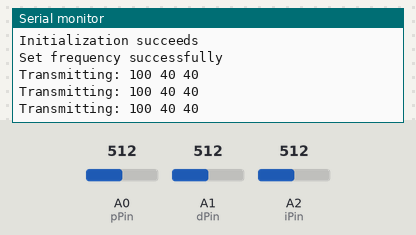
Recording of a sketch running on a simulated Arduino Uno, built with avr-gcc and run on an emulated ATmega328P. Parts: the last lines printed to the serial monitor. Inputs (shaded band) come from the test bench; at power-on: A0 (pPin) = 512, A1 (dPin) = 512, A2 (iPin) = 512. No radio packets arrive unless stated.

Above: at 1.3 s.
1.4 s: A0 (pPin) set to 716
At 2.3 s:
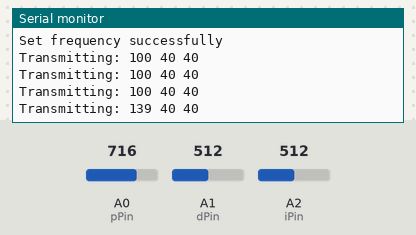
2.9 s: A1 (dPin) set to 716
At 3.4 s:
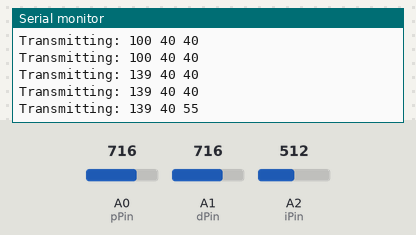
4.4 s: A2 (iPin) set to 716
At 5.1 s:
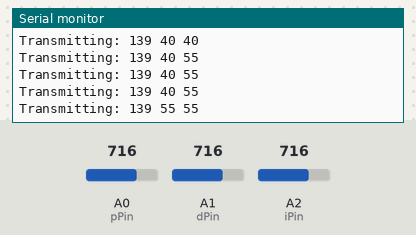
5.9 s: A0 (pPin) set to 900
At 5.9 s:
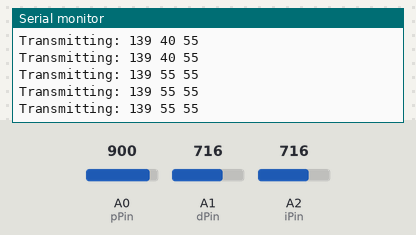
7.4 s: A1 (dPin) set to 900
At 7.9 s:
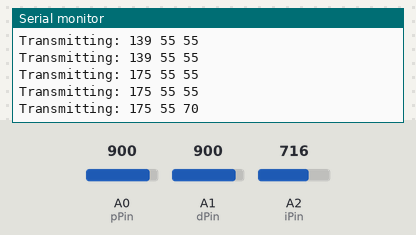
8.9 s: A2 (iPin) set to 900
At 9.6 s:
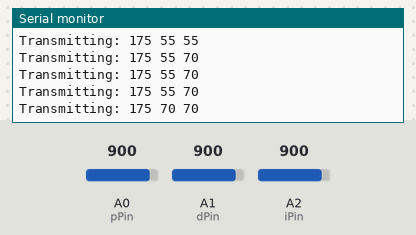
Timing chart, 0 to 11.4 s (numbered marks = the images above; inputs shaded):
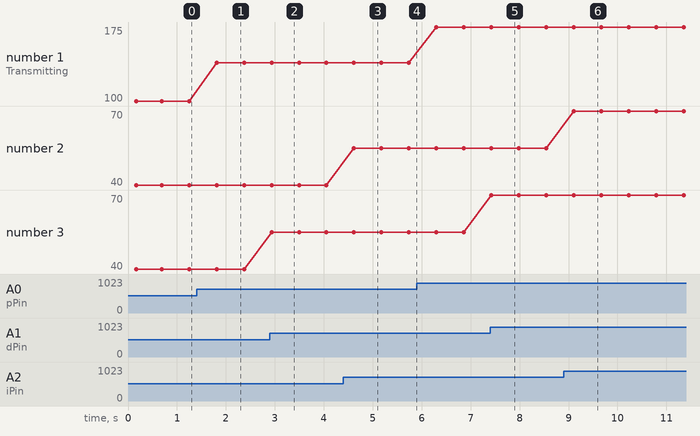

Measured:
- after the input at 1.4 s, the serial monitor: prints a new line after 0.41 s (image 1)
- after the input at 2.9 s, the serial monitor: prints a new line at once (image 2)
- after the input at 4.4 s, the serial monitor: prints a new line after 0.22 s (image 3)
- after the input at 7.4 s, the serial monitor: prints a new line at once (image 5)
- after the input at 8.9 s, the serial monitor: prints a new line after 0.21 s (image 6)
- plotted number 1: 100 → 139 after the input at 1.4 s, 139 → 175 after the input at 5.9 s
- plotted number 3: 40 → 55 after the input at 2.9 s, 55 → 70 after the input at 7.4 s

The sketch:

transmitter.ino
```cpp
#include <RH_RF69.h>
#include <SPI.h>
const int INT_pin = 2;
const int CS_pin = 4;
const int RST_pin = 5;
int pPin = A0;
int iPin = A2;
int dPin = A1;
int p;
int i;
int d;
// Since we are using workstation 4
const int freqInMHz = 950;
// Create an instance of the transceiver object
RH_RF69 yourTransceiver(CS_pin, INT_pin);

void setup() {
  Serial.begin(9600);
  // Set up the pin that is connected to the transceiver’s RST pin to be an output,
  // and set the voltage to be low
  pinMode(RST_pin, OUTPUT);
  // Manually reset the transceiver by setting the RST pin to low for 100ms, high
  // for 10ms, then back to low for 10ms.
  digitalWrite (RST_pin, LOW);
  delay(100);
  digitalWrite (RST_pin, HIGH);
  delay(10);
  digitalWrite (RST_pin, LOW);
  // Initialize the transceiver
  if(yourTransceiver.init()){
    Serial.println("Initialization succeeds");
  } else{
    Serial.println("Initialization failed");
  }
  // Set the transceiver's frequency
  if(yourTransceiver.setFrequency(freqInMHz)){
    Serial.println("Set frequency successfully");
  } else{
    Serial.println("Failed in setting frequency");
  }
  // Set the transceiver's power level
  yourTransceiver.setTxPower(16, true);
}


void loop() {
  p = analogRead(pPin);
  i = analogRead(iPin);
  d = analogRead(dPin);
  p = map(p, 0, 1023, 0, 200);
  i = map(i, 0, 1023, 0, 80);
  d = map(d, 0, 1023, 0, 80);
  String message = String(p) + " " + String(i) + " " + String(d);
  char text[32];
  message.toCharArray(text, sizeof(text));

  // Send a message
  Serial.println("Transmitting: " + String(text));
  yourTransceiver.send((uint8_t *)text, strlen(text));
  yourTransceiver.waitPacketSent();

  // Delay between messages to avoid continuous transmission
  delay(500); // Adjust this delay as necessary for your application.
}
```
